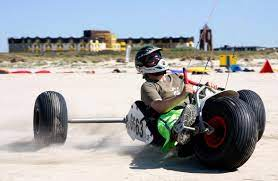
#> input picture steganography/image margin encoding/image1.png, 278 x 181 px, found by its file name
$ python main.py
#> lines starting #> are read from the running program, lines starting #| are printed output that depends on the picture
from PIL import Image
import string


# determines the number of margins needed to fit the message
def margin_size(image_size, message):
    message_length = len(message)
    margin_capacity = 0
    x = image_size[0]
    y = image_size[1]
    marginSize = 0
    while message_length >  margin_capacity:
        margin_capacity += (x * 2) + (y * 2) - 4
        x -= 2
        y -= 2
        marginSize += 1
    return marginSize


# creating the letter encoding dictionary
def dictionary():
    alphabet = {}
    color_value_a = [0, 0, 0]
    color_derivation = 4
    test_list = []
    for letters in string.printable:
        alphabet[letters] = list(color_value_a)
        # determines next RGB value
        color_value_a[0] += 1
        for i in range(3):
            if color_value_a[i] > color_derivation:
                color_value_a[i] = 0
                # catches error of too small color range
                if color_value_a[-1] >= color_derivation:
                    print("too many elements for the given color range")
                    color_value_a = [0, 0, 0]
                else:
                    color_value_a[i + 1] += 1
    # converting the list rgb values in tuppel values
    rgb_alphabet = {}
    for i in alphabet:
        rgb_alphabet[i] = tuple(alphabet[i])
    return rgb_alphabet


# encoding the message
def encode(image_name, message):
    # opening image create empty canvas to proces
#> called with image_name = 'image margin encoding\\image1.png', message = 'hey ca va bien'
    input_image = Image.open(image_name)
#> input_image is the input picture: PIL image 278x181 RGB; mean R, G, B 161.8, 163.5, 165.8
    output_image = Image.open(image_name)
    output_image = output_image.convert("RGB")
    output_pixels = output_image.load()
    # establishing the color match table
    letter_color_matching = dictionary()
    #adding end comand to the message
    message += "\end"
    # determining the margin size
    margin = margin_size(input_image.size, message)
#> margin = 1
    # making the margin
    for y in range(input_image.size[1]):
        for x in range(input_image.size[0]):
            # cheking if in margin boundries
            if y <= margin:
                output_pixels[x, y] = (0, 0, 0)
            elif y >= input_image.size[1] - margin - 1:
                output_pixels[x, y] = (0, 0, 0)
            elif x <= margin:
                output_pixels[x, y] = (0, 0, 0)
            elif x >= input_image.size[0] - margin - 1:
                output_pixels[x, y] = (0, 0, 0)
    # making the encoded margins
    message_index = 0
    for y in range(input_image.size[1]):
        for x in range(input_image.size[0]):
            if message_index < len(message):
                if message[message_index] in string.printable:
                    # cheking if in margin boundries
                    if y <= margin:
                        output_pixels[x, y] = tuple(letter_color_matching[message[message_index]])
                        message_index += 1
                    elif y >= input_image.size[1] - margin - 1:
                        output_pixels[x, y] = tuple(letter_color_matching[message[message_index]])
                        message_index += 1
                    elif x <= margin:
                        output_pixels[x, y] = tuple(letter_color_matching[message[message_index]])
                        message_index += 1
                    elif x >= input_image.size[0] - margin - 1:
                        output_pixels[x, y] = tuple(letter_color_matching[message[message_index]])
                        message_index += 1
                else:
                    message_index += 1
#> after the loop, message_index = 18
    # svaing the outputteg image
    output_image.save("image margin encoding\output_image.png")
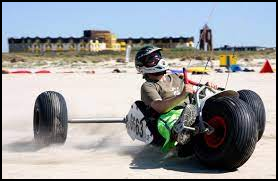
#> saved as output_image.png: PIL image 278x181 RGB; mean R, G, B 154.2, 155.7, 157.6


def decode(image_name):
    # preparing the image for process
#> called with image_name = 'image margin encoding\\output_image.png'
    color_deviation = 4
    input_image = Image.open(image_name)
    input_image = input_image.convert("RGB")
    input_pixels = input_image.load()
    # finding the margin width
    max_rgb_value = 0
    xy_ofset = -1
    while max_rgb_value <= 4:
        xy_ofset += 1
        for i in input_pixels[input_image.size[0] // 2, xy_ofset]:
            if i > max_rgb_value:
                max_rgb_value = i
    margin = xy_ofset
    # generating the reverse collor matching dictionary
    char_to_rgb = dictionary()
    rgb_to_char = {}
    for i in char_to_rgb:
        rgb_to_char[char_to_rgb[i]] = i
    # decoding the margins
    message = ""
    end_comand = False
    for y in range(input_image.size[1]):
        for x in range(input_image.size[0]):
            if input_pixels[x, y] in rgb_to_char:
                # cheking if the message is finished
                if end_comand == False:
                    # cheking if in margin boundries
                    if y <= margin:
                        message += rgb_to_char[input_pixels[x, y]]
                    elif y >= input_image.size[1] - margin - 1:
                        message += rgb_to_char[input_pixels[x, y]]
                    elif x <= margin:
                        message += rgb_to_char[input_pixels[x, y]]
                    elif x >= input_image.size[0] - margin -1 :
                        message += rgb_to_char[input_pixels[x, y]]
                    # detecting \end command
                    if len(message) > 4:
                        end_segment = ""
                        for i in range(len(message)-4,len(message)):
                            end_segment += message[i]
                        if end_segment == "\end":
                            end_comand = True
#> after the loop, end_comand = True; end_segment = '\\end'; message = 'hey ca va bien\\end'
    message.replace("\end","")
    return message


my_message = """hey ca va bien"""
encode("image margin encoding\image1.png", my_message)
print(decode("image margin encoding\output_image.png"))

$ run again, with steganography/image margin encoding/image2.png copied over steganography/image margin encoding/image1.png
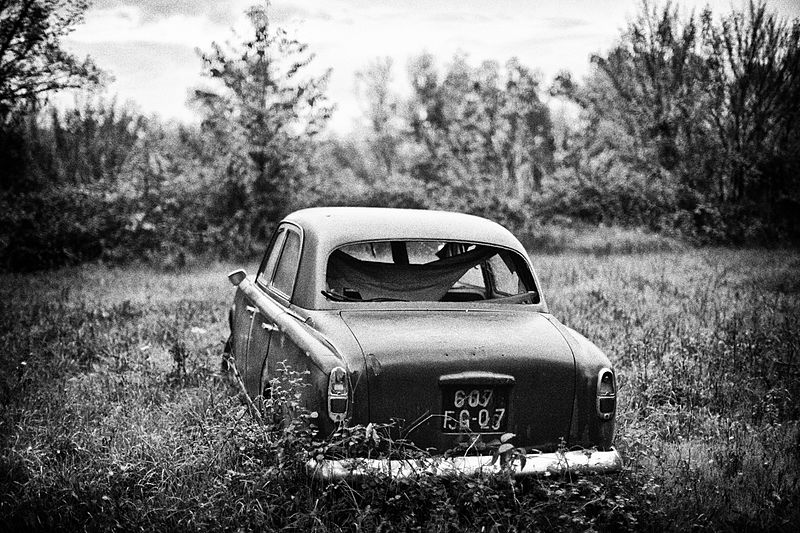
#> input picture steganography/image margin encoding/image2.png, 800 x 533 px, found by its file name
#> in encode, input_image is the input picture: PIL image 800x533 L; min 0, max 255, mean 110.6
#> in encode, `output_image.save("image margin encoding\output_image.png")`:
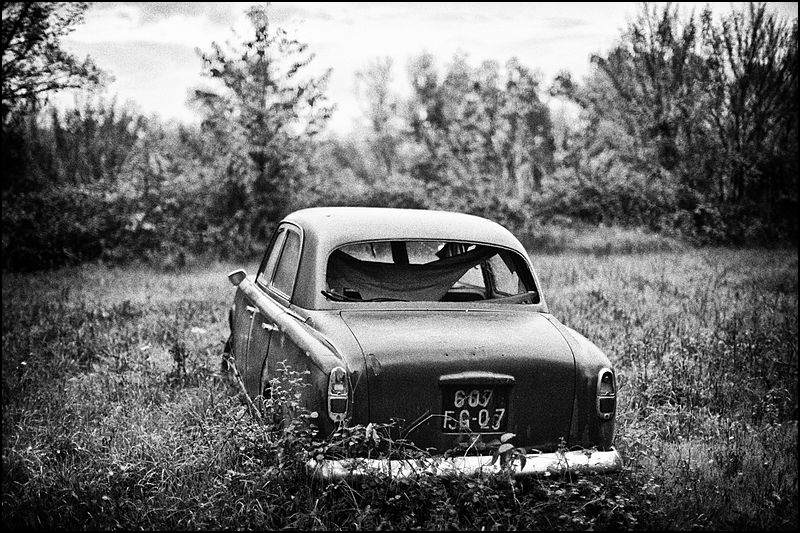
#> saved as output_image.png: PIL image 800x533 RGB; mean R, G, B 109.6, 109.6, 109.6
#> after the loop in decode, `for y in range(input_image.size[1]):`: end_comand = True; end_segment = '\\end'; message = 'hey ca va bien\\end'
